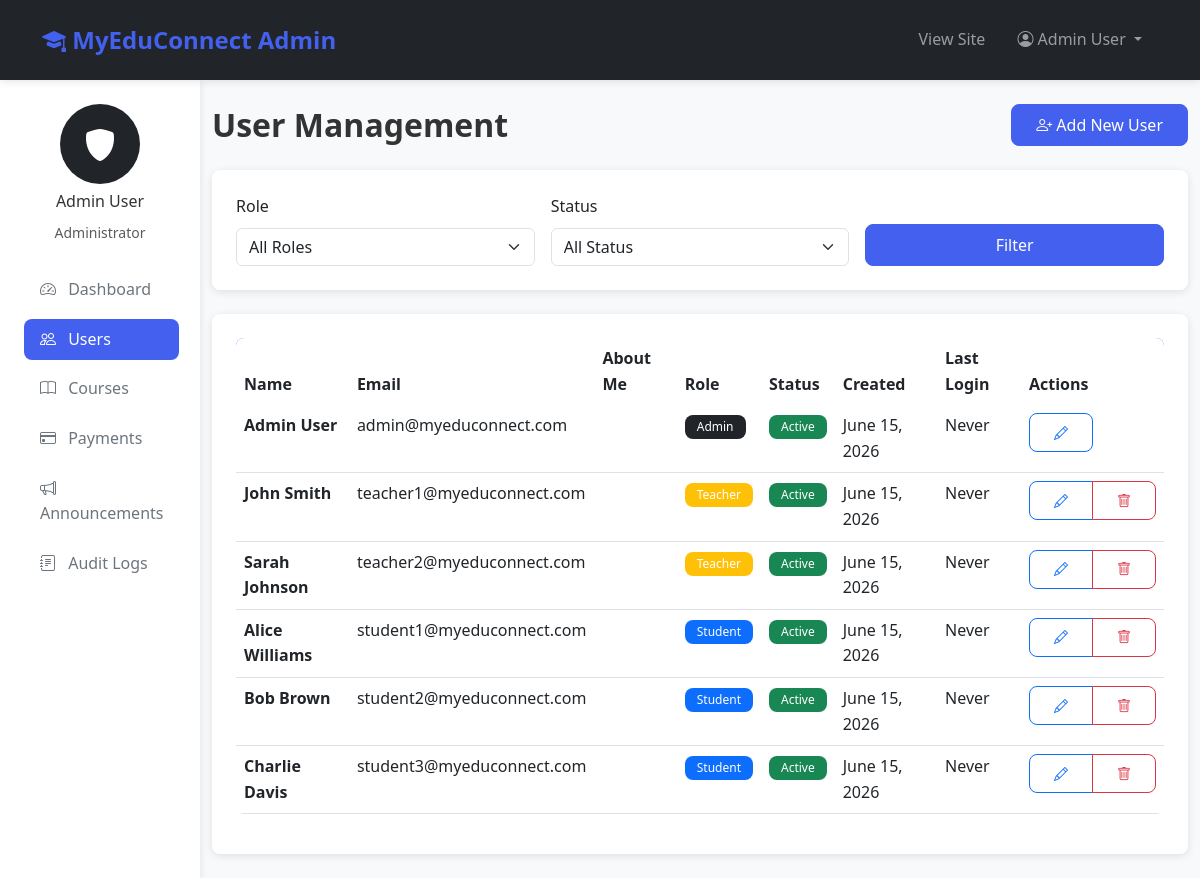
The page /admin/users.php (signed in) on the database its author committed.
### tables this page shows
CREATE TABLE users (
    user_id INT AUTO_INCREMENT PRIMARY KEY,
    email VARCHAR(255) UNIQUE NOT NULL,
    password VARCHAR(255) NOT NULL,
    first_name VARCHAR(100) NOT NULL,
    last_name VARCHAR(100) NOT NULL,
    phone VARCHAR(20),
    address TEXT,
    profile_picture VARCHAR(255),
    role ENUM('student', 'teacher', 'admin') NOT NULL,
    status ENUM('active', 'inactive', 'suspended') DEFAULT 'active',
    created_at TIMESTAMP DEFAULT CURRENT_TIMESTAMP,
    updated_at TIMESTAMP DEFAULT CURRENT_TIMESTAMP ON UPDATE CURRENT_TIMESTAMP,
    last_login TIMESTAMP NULL,
    INDEX idx_email (email),
    INDEX idx_role (role),
    INDEX idx_status (status)
);

### config/database.php (called while the page is built, shortened)
<?php
class Database {
    private static $instance = null;
    private $connection;
    private function __construct() {
        try {
            $dsn = "mysql:host=" . DB_HOST . ";dbname=" . DB_NAME . ";charset=" . DB_CHARSET;
            $options = [
                PDO::ATTR_ERRMODE => PDO::ERRMODE_EXCEPTION,
                PDO::ATTR_DEFAULT_FETCH_MODE => PDO::FETCH_ASSOC,
                PDO::ATTR_EMULATE_PREPARES => false,
                PDO::ATTR_PERSISTENT => false
            ];
            $this->connection = new PDO($dsn, DB_USER, DB_PASS, $options);
        } catch (PDOException $e) {
            die("Database Connection Failed: " . $e->getMessage());
        }
    }
    public static function getInstance() {
        if (self::$instance === null) {
            self::$instance = new self();
        }
        return self::$instance;
    }
    public function getConnection() {
        return $this->connection;
    }
}
function dbSelect($query, $params = []) {
    $db = Database::getInstance()->getConnection();
    $stmt = $db->prepare($query);
    $stmt->execute($params);
    return $stmt->fetchAll();
}
function dbSelectOne($query, $params = []) {
    $db = Database::getInstance()->getConnection();
    $stmt = $db->prepare($query);
    $stmt->execute($params);
    return $stmt->fetch();
}

### includes/functions.php (called while the page is built, shortened)
<?php
require_once __DIR__ . '/../config/database.php';
function formatDate($date, $format = 'F j, Y') {
    return date($format, strtotime($date));
}
function getAdminByUserId($userId) {
    $query = "SELECT a.*, u.* FROM admins a JOIN users u ON a.user_id = u.user_id WHERE a.user_id = ?";
    return dbSelectOne($query, [$userId]);
}

### admin/users.php (the view, shortened to what this page needs)
<?php
require_once '../includes/functions.php';
$admin = getAdminByUserId(getCurrentUserId());
$query = "SELECT * FROM users WHERE 1=1";
$params = [];
$query .= " ORDER BY created_at DESC";
$users = dbSelect($query, $params);
?>
<!DOCTYPE html>
<html lang="en">
<head>
    <link href="https://cdn.jsdelivr.net/npm/bootstrap@5.3.0/dist/css/bootstrap.min.css" rel="stylesheet">
    <link href="https://cdn.jsdelivr.net/npm/bootstrap-icons@1.10.0/font/bootstrap-icons.css" rel="stylesheet">
    <link href="<?php echo APP_URL; ?>/assets/css/style.css" rel="stylesheet">
</head>
<body>
    <nav class="navbar navbar-expand-lg navbar-dark bg-dark sticky-top">
        <div class="container">
            <a class="navbar-brand" href="<?php echo APP_URL; ?>">
                <i class="bi bi-mortarboard-fill"></i> <?php echo APP_NAME; ?> Admin
            </a>
            <div class="collapse navbar-collapse" id="navbarNav">
                <ul class="navbar-nav ms-auto">
                    <li class="nav-item">
                        <a class="nav-link" href="<?php echo APP_URL; ?>">View Site</a>
                    </li>
                    <li class="nav-item dropdown">
                        <a class="nav-link dropdown-toggle" href="#" id="navbarDropdown" role="button" data-bs-toggle="dropdown">
                            <i class="bi bi-person-circle"></i> <?php echo htmlspecialchars($_SESSION['user_name']); ?>
                        </a>
                    </li>
                </ul>
            </div>
        </div>
    </nav>
    <div class="container-fluid">
        <div class="row">
            <div class="col-md-3 col-lg-2 sidebar">
                <div class="mb-4">
                    <div class="text-center mb-3">
                        <div style="width: 80px; height: 80px; background: var(--dark-color); border-radius: 50%; margin: 0 auto; display: flex; align-items: center; justify-content: center; color: white; font-size: 2rem;">
                            <i class="bi bi-shield-fill"></i>
                        </div>
                        <h6 class="mt-2"><?php echo htmlspecialchars($admin['first_name'] . ' ' . $admin['last_name']); ?></h6>
                        <small class="text-muted">Administrator</small>
                    </div>
                </div>
                <nav class="nav flex-column">
                    <a class="nav-link" href="dashboard.php">
                        <i class="bi bi-speedometer2"></i> Dashboard
                    </a>
                    <a class="nav-link active" href="users.php">
                        <i class="bi bi-people"></i> Users
                    </a>
                    <a class="nav-link" href="courses.php">
                        <i class="bi bi-book"></i> Courses
                    </a>
                    <a class="nav-link" href="payments.php">
                        <i class="bi bi-credit-card"></i> Payments
                    </a>
                    <a class="nav-link" href="announcements.php">
                        <i class="bi bi-megaphone"></i> Announcements
                    </a>
                    <a class="nav-link" href="audit-logs.php">
                        <i class="bi bi-journal-text"></i> Audit Logs
                    </a>
                </nav>
            </div>
            <div class="col-md-9 col-lg-10 py-4">
                <div class="d-flex justify-content-between align-items-center mb-4">
                    <h2 class="fw-bold mb-0">User Management</h2>
                    <a href="create-user.php" class="btn btn-primary">
                        <i class="bi bi-person-plus"></i> Add New User
                    </a>
                </div>
                <div class="card mb-4">
                    <div class="card-body">
                        <form method="GET" action="">
                            <div class="row g-3">
                                <div class="col-md-4">
                                    <label class="form-label">Role</label>
                                    <select class="form-select" name="role">
                                        <option value="">All Roles</option>
                                    </select>
                                </div>
                                <div class="col-md-4">
                                    <label class="form-label">Status</label>
                                    <select class="form-select" name="status">
                                        <option value="">All Status</option>
                                    </select>
                                </div>
                                <div class="col-md-4 d-flex align-items-end">
                                    <button type="submit" class="btn btn-primary w-100">Filter</button>
                                </div>
                            </div>
                        </form>
                    </div>
                </div>
                <div class="card">
                    <div class="card-body">
                        <?php if (!empty($users)): ?>
                            <div class="table-responsive">
                                <table class="table table-hover">
                                    <thead>
                                        <tr>
                                            <th>Name</th>
                                            <th>Email</th>
                                            <th>About Me</th>
                                            <th>Role</th>
                                            <th>Status</th>
                                            <th>Created</th>
                                            <th>Last Login</th>
                                            <th>Actions</th>
                                        </tr>
                                    </thead>
                                    <tbody>
                                        <?php foreach ($users as $user): ?>
                                            <tr>
                                                <td>
                                                    <strong><?php echo htmlspecialchars($user['first_name'] . ' ' . $user['last_name']); ?></strong>
                                                </td>
                                                <td><?php echo htmlspecialchars($user['email']); ?></td>
                                                <td>
                                                </td>
                                                <td>
                                                    <span class="badge bg-<?php echo $user['role'] === 'student' ? 'primary' : ($user['role'] === 'teacher' ? 'warning' : 'dark'); ?>">
                                                        <?php echo ucfirst($user['role']); ?>
                                                    </span>
                                                </td>
                                                <td>
                                                    <span class="badge bg-<?php echo $user['status'] === 'active' ? 'success' : 'danger'; ?>">
                                                        <?php echo ucfirst($user['status']); ?>
                                                    </span>
                                                </td>
                                                <td><?php echo formatDate($user['created_at']); ?></td>
                                                <td><?php echo $user['last_login'] ? formatDate($user['last_login']) : 'Never'; ?></td>
                                                <td>
                                                    <div class="btn-group">
                                                        <a href="edit-user.php?user_id=<?php echo $user['user_id']; ?>" class="btn btn-sm btn-outline-primary">
                                                            <i class="bi bi-pencil"></i>
                                                        </a>
                                                        <?php if ($user['role'] !== 'admin'): ?>
                                                            <a href="users.php?delete_user=<?php echo $user['user_id']; ?>" class="btn btn-sm btn-outline-danger"
                                                               onclick="return confirm('Are you sure you want to delete this user?');">
                                                                <i class="bi bi-trash"></i>
                                                            </a>
                                                        <?php endif; ?>
                                                    </div>
                                                </td>
                                            </tr>
                                        <?php endforeach; ?>
                                    </tbody>
                                </table>
                            </div>
                        <?php endif; ?>
                    </div>
                </div>
            </div>
        </div>
    </div>
</body>
</html>

### assets/css/style.css (style rules this page uses)
:root { --primary-color: #4361ee; --secondary-color: #3f37c9; --success-color: #4cc9f0; --danger-color: #f72585; --warning-color: #f8961e; --info-color: #4cc9f0; --light-color: #f8f9fa; --dark-color: #212529; --gray-color: #6c757d; --border-radius: 8px; --box-shadow: 0 2px 8px rgba(0, 0, 0, 0.1); --transition: all 0.3s ease; }
body { font-family: 'Segoe UI', Tahoma, Geneva, Verdana, sans-serif; line-height: 1.6; color: #333; background-color: #f8f9fa; }
a { color: var(--primary-color); text-decoration: none; transition: var(--transition); }
.navbar { box-shadow: var(--box-shadow); padding: 1rem 0; }
.navbar-brand { font-weight: 700; font-size: 1.5rem; color: var(--primary-color) !important; }
.nav-link { font-weight: 500; padding: 0.5rem 1rem !important; border-radius: var(--border-radius); }
.card { border: none; border-radius: var(--border-radius); box-shadow: var(--box-shadow); transition: var(--transition); overflow: hidden; }
.card-body { padding: 1.5rem; }
.btn { border-radius: var(--border-radius); padding: 0.5rem 1.5rem; font-weight: 500; transition: var(--transition); }
.btn-primary { background-color: var(--primary-color); border-color: var(--primary-color); }
.form-label { font-weight: 500; margin-bottom: 0.5rem; }
.table { border-radius: var(--border-radius); overflow: hidden; }
.table thead { background-color: var(--primary-color); color: white; }
.table thead th { border: none; font-weight: 600; }
.table tbody tr { transition: var(--transition); }
.sidebar { background-color: white; box-shadow: var(--box-shadow); min-height: calc(100vh - 56px); padding: 1.5rem; }
.sidebar .nav-link { color: var(--gray-color); padding: 0.75rem 1rem; margin-bottom: 0.5rem; border-radius: var(--border-radius); }
.sidebar .nav-link:hover, .sidebar .nav-link.active { background-color: var(--primary-color); color: white; }
.sidebar .nav-link i { margin-right: 0.5rem; }
.badge { padding: 0.375rem 0.75rem; border-radius: var(--border-radius); font-weight: 500; }

### rows shown on the page
users: first_name+last_name "Admin User", email "admin@myeduconnect.com", role "Admin", status "Active", created_at "June 15, 2026", shows "Never"
users: first_name+last_name "John Smith", email "teacher1@myeduconnect.com", role "Teacher", status "Active", created_at "June 15, 2026", shows "Never"
users: first_name+last_name "Sarah Johnson", email "teacher2@myeduconnect.com", role "Teacher", status "Active", created_at "June 15, 2026", shows "Never"
users: first_name+last_name "Alice Williams", email "student1@myeduconnect.com", role "Student", status "Active", created_at "June 15, 2026", shows "Never"
users: first_name+last_name "Bob Brown", email "student2@myeduconnect.com", role "Student", status "Active", created_at "June 15, 2026", shows "Never"
users: first_name+last_name "Charlie Davis", email "student3@myeduconnect.com", role "Student", status "Active", created_at "June 15, 2026", shows "Never"

### other values the page prints
APP_NAME "MyEduConnect"
$_SESSION['user_name'] "Admin User"
$admin['first_name'] . ' ' . $admin['last_name'] "Admin User"
